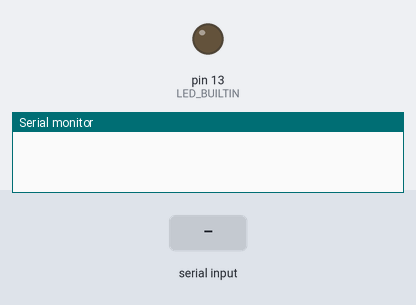
A sketch run on a simulated Arduino Uno, built with avr-gcc and run on an emulated ATmega328P. Parts: output pins drawn as LEDs (lit = HIGH), the last lines printed to the serial monitor. The inputs (shaded band) are chosen by the test bench.

Above: at 1.2 s.
1.3 s: "1\n" received over Serial
At 2.4 s:
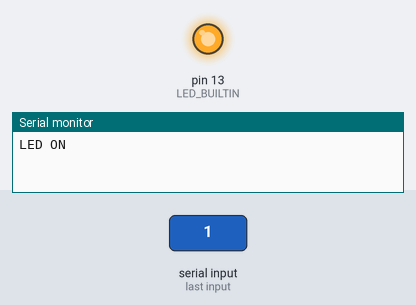
2.8 s: byte 48 ('0') received over Serial
At 3.5 s:
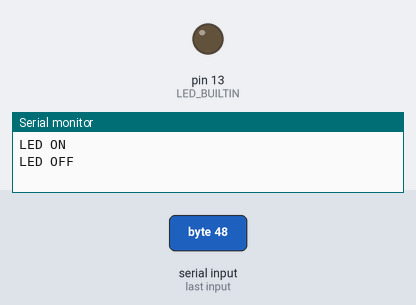
Timing chart, 0 to 5.8 s (numbered marks = the images above; inputs shaded):
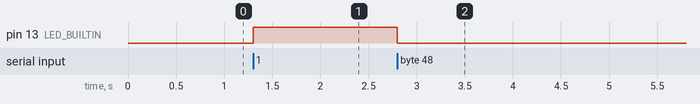

Measured:
- after the input at 1.3 s, pin 13 (LED_BUILTIN): LOW → HIGH at once
- after the input at 2.8 s, pin 13 (LED_BUILTIN): HIGH → LOW at once

The sketch:

LED_Serial_Control.ino
```cpp
#include <SoftwareSerial.h>

unsigned long timer = millis();

char SerialByteIn;
void setup() {
  pinMode(LED_BUILTIN, OUTPUT);
  Serial.begin(9600);
}

void loop() {
  while (Serial.available()){
    SerialByteIn = Serial.read();
    if (SerialByteIn == '\n') { break; }
    switch (SerialByteIn) {
      case '1': digitalWrite(LED_BUILTIN, HIGH); Serial.print("LED ON\n"); break;
      case '0': digitalWrite(LED_BUILTIN, LOW); Serial.print("LED OFF\n"); break;
      default: Serial.print("Input must be a \'1\' or a \'0\'\n"); break;
    }
  Serial.print("\n");
  }
}
```
